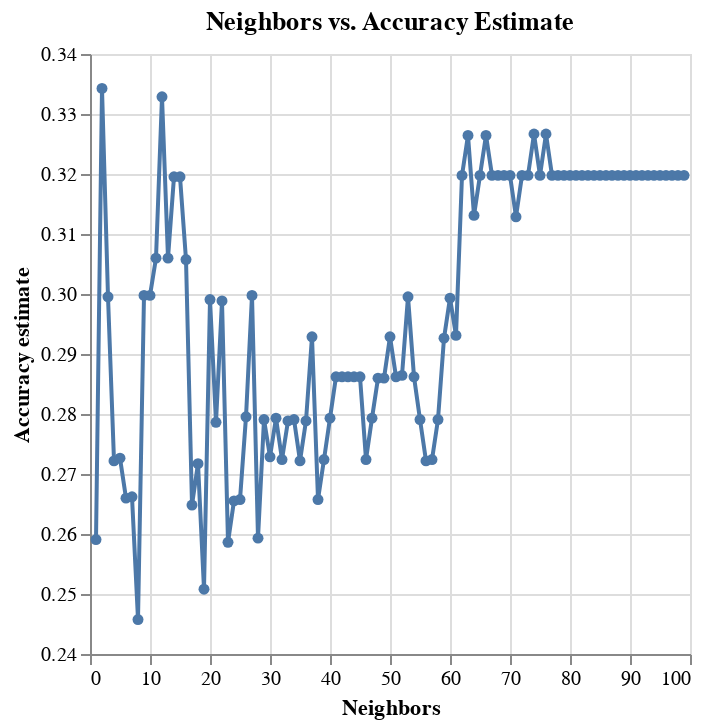

Notebook cell for this chart:
### Markdown cell above
#### Identifying the Best K Value
We created a line plot to visualize the relationship between the number of neighbors (n_neighbors) and the corresponding accuracy estimates (mean_test_score). The accuracy peaks at 2, meaning this is the best performing K value. Using the results from the GridSearchCV, the best-performing K value was confirmed to be K = 2, which yielded the highest accuracy based on cross-validation.

### Code cell
# Create a line plot to visualize the accuracy vs. number of neighbors
accuracy_vs_k3 = alt.Chart(accuracies_grid3).mark_line(point=True).encode(
    x=alt.X("n_neighbors").title("Neighbors"),
    y=alt.Y("mean_test_score")
        .scale(zero=False)
        .title("Accuracy estimate")
).properties(
    title="Neighbors vs. Accuracy Estimate"
)

accuracy_vs_k3

### Figure 1 — Vega specification as saved in the notebook (floating-point values rounded to 4 significant figures)
{"$schema": "https://vega.github.io/schema/vega/v5.json", "data": [{"name": "source_0", "values": [{"mean_test_score": 0.2591, "n_neighbors": 1}, {"mean_test_score": 0.3343, "n_neighbors": 2}, {"mean_test_score": 0.2995, "n_neighbors": 3}, {"mean_test_score": 0.2722, "n_neighbors": 4}, {"mean_test_score": 0.2726, "n_neighbors": 5}, {"mean_test_score": 0.266, "n_neighbors": 6}, {"mean_test_score": 0.2662, "n_neighbors": 7}, {"mean_test_score": 0.2457, "n_neighbors": 8}, {"mean_test_score": 0.2998, "n_neighbors": 9}, {"mean_test_score": 0.2998, "n_neighbors": 10}, {"mean_test_score": 0.306, "n_neighbors": 11}, {"mean_test_score": 0.3329, "n_neighbors": 12}, {"mean_test_score": 0.306, "n_neighbors": 13}, {"mean_test_score": 0.3195, "n_neighbors": 14}, {"mean_test_score": 0.3195, "n_neighbors": 15}, {"mean_test_score": 0.3057, "n_neighbors": 16}, {"mean_test_score": 0.2648, "n_neighbors": 17}, {"mean_test_score": 0.2717, "n_neighbors": 18}, {"mean_test_score": 0.2508, "n_neighbors": 19}, {"mean_test_score": 0.2991, "n_neighbors": 20}, {"mean_test_score": 0.2786, "n_neighbors": 21}, {"mean_test_score": 0.2989, "n_neighbors": 22}, {"mean_test_score": 0.2586, "n_neighbors": 23}, {"mean_test_score": 0.2655, "n_neighbors": 24}, {"mean_test_score": 0.2657, "n_neighbors": 25}, {"mean_test_score": 0.2795, "n_neighbors": 26}, {"mean_test_score": 0.2998, "n_neighbors": 27}, {"mean_test_score": 0.2593, "n_neighbors": 28}, {"mean_test_score": 0.2791, "n_neighbors": 29}, {"mean_test_score": 0.2729, "n_neighbors": 30}, {"mean_test_score": 0.2793, "n_neighbors": 31}, {"mean_test_score": 0.2724, "n_neighbors": 32}, {"mean_test_score": 0.2789, "n_neighbors": 33}, {"mean_test_score": 0.2791, "n_neighbors": 34}, {"mean_test_score": 0.2722, "n_neighbors": 35}, {"mean_test_score": 0.2789, "n_neighbors": 36}, {"mean_test_score": 0.2929, "n_neighbors": 37}, {"mean_test_score": 0.2657, "n_neighbors": 38}, {"mean_test_score": 0.2724, "n_neighbors": 39}, {"mean_test_score": 0.2793, "n_neighbors": 40}, {"mean_test_score": 0.2862, "n_neighbors": 41}, {"mean_test_score": 0.2862, "n_neighbors": 42}, {"mean_test_score": 0.2862, "n_neighbors": 43}, {"mean_test_score": 0.2862, "n_neighbors": 44}, {"mean_test_score": 0.2862, "n_neighbors": 45}, {"mean_test_score": 0.2724, "n_neighbors": 46}, {"mean_test_score": 0.2793, "n_neighbors": 47}, {"mean_test_score": 0.286, "n_neighbors": 48}, {"mean_test_score": 0.286, "n_neighbors": 49}, {"mean_test_score": 0.2929, "n_neighbors": 50}, {"mean_test_score": 0.2862, "n_neighbors": 51}, {"mean_test_score": 0.2864, "n_neighbors": 52}, {"mean_test_score": 0.2995, "n_neighbors": 53}, {"mean_test_score": 0.2862, "n_neighbors": 54}, {"mean_test_score": 0.2791, "n_neighbors": 55}, {"mean_test_score": 0.2722, "n_neighbors": 56}, {"mean_test_score": 0.2724, "n_neighbors": 57}, {"mean_test_score": 0.2791, "n_neighbors": 58}, {"mean_test_score": 0.2926, "n_neighbors": 59}, {"mean_test_score": 0.2993, "n_neighbors": 60}, {"mean_test_score": 0.2931, "n_neighbors": 61}, {"mean_test_score": 0.3198, "n_neighbors": 62}, {"mean_test_score": 0.3264, "n_neighbors": 63}, {"mean_test_score": 0.3131, "n_neighbors": 64}, {"mean_test_score": 0.3198, "n_neighbors": 65}, {"mean_test_score": 0.3264, "n_neighbors": 66}, {"mean_test_score": 0.3198, "n_neighbors": 67}, {"mean_test_score": 0.3198, "n_neighbors": 68}, {"mean_test_score": 0.3198, "n_neighbors": 69}, {"mean_test_score": 0.3198, "n_neighbors": 70}, {"mean_test_score": 0.3129, "n_neighbors": 71}, {"mean_test_score": 0.3198, "n_neighbors": 72}, {"mean_test_score": 0.3198, "n_neighbors": 73}, {"mean_test_score": 0.3267, "n_neighbors": 74}, {"mean_test_score": 0.3198, "n_neighbors": 75}, {"mean_test_score": 0.3267, "n_neighbors": 76}, {"mean_test_score": 0.3198, "n_neighbors": 77}, {"mean_test_score": 0.3198, "n_neighbors": 78}, {"mean_test_score": 0.3198, "n_neighbors": 79}, {"mean_test_score": 0.3198, "n_neighbors": 80}, {"mean_test_score": 0.3198, "n_neighbors": 81}, {"mean_test_score": 0.3198, "n_neighbors": 82}, {"mean_test_score": 0.3198, "n_neighbors": 83}, {"mean_test_score": 0.3198, "n_neighbors": 84}, {"mean_test_score": 0.3198, "n_neighbors": 85}, {"mean_test_score": 0.3198, "n_neighbors": 86}, {"mean_test_score": 0.3198, "n_neighbors": 87}, {"mean_test_score": 0.3198, "n_neighbors": 88}, {"mean_test_score": 0.3198, "n_neighbors": 89}, {"mean_test_score": 0.3198, "n_neighbors": 90}, {"mean_test_score": 0.3198, "n_neighbors": 91}, {"mean_test_score": 0.3198, "n_neighbors": 92}, {"mean_test_score": 0.3198, "n_neighbors": 93}, {"mean_test_score": 0.3198, "n_neighbors": 94}, {"mean_test_score": 0.3198, "n_neighbors": 95}, {"mean_test_score": 0.3198, "n_neighbors": 96}, {"mean_test_score": 0.3198, "n_neighbors": 97}, {"mean_test_score": 0.3198, "n_neighbors": 98}, {"mean_test_score": 0.3198, "n_neighbors": 99}]}, {"name": "data_0", "values": [{"mean_test_score": 0.2591, "n_neighbors": 1}, {"mean_test_score": 0.3343, "n_neighbors": 2}, {"mean_test_score": 0.2995, "n_neighbors": 3}, {"mean_test_score": 0.2722, "n_neighbors": 4}, {"mean_test_score": 0.2726, "n_neighbors": 5}, {"mean_test_score": 0.266, "n_neighbors": 6}, {"mean_test_score": 0.2662, "n_neighbors": 7}, {"mean_test_score": 0.2457, "n_neighbors": 8}, {"mean_test_score": 0.2998, "n_neighbors": 9}, {"mean_test_score": 0.2998, "n_neighbors": 10}, {"mean_test_score": 0.306, "n_neighbors": 11}, {"mean_test_score": 0.3329, "n_neighbors": 12}, {"mean_test_score": 0.306, "n_neighbors": 13}, {"mean_test_score": 0.3195, "n_neighbors": 14}, {"mean_test_score": 0.3195, "n_neighbors": 15}, {"mean_test_score": 0.3057, "n_neighbors": 16}, {"mean_test_score": 0.2648, "n_neighbors": 17}, {"mean_test_score": 0.2717, "n_neighbors": 18}, {"mean_test_score": 0.2508, "n_neighbors": 19}, {"mean_test_score": 0.2991, "n_neighbors": 20}, {"mean_test_score": 0.2786, "n_neighbors": 21}, {"mean_test_score": 0.2989, "n_neighbors": 22}, {"mean_test_score": 0.2586, "n_neighbors": 23}, {"mean_test_score": 0.2655, "n_neighbors": 24}, {"mean_test_score": 0.2657, "n_neighbors": 25}, {"mean_test_score": 0.2795, "n_neighbors": 26}, {"mean_test_score": 0.2998, "n_neighbors": 27}, {"mean_test_score": 0.2593, "n_neighbors": 28}, {"mean_test_score": 0.2791, "n_neighbors": 29}, {"mean_test_score": 0.2729, "n_neighbors": 30}, {"mean_test_score": 0.2793, "n_neighbors": 31}, {"mean_test_score": 0.2724, "n_neighbors": 32}, {"mean_test_score": 0.2789, "n_neighbors": 33}, {"mean_test_score": 0.2791, "n_neighbors": 34}, {"mean_test_score": 0.2722, "n_neighbors": 35}, {"mean_test_score": 0.2789, "n_neighbors": 36}, {"mean_test_score": 0.2929, "n_neighbors": 37}, {"mean_test_score": 0.2657, "n_neighbors": 38}, {"mean_test_score": 0.2724, "n_neighbors": 39}, {"mean_test_score": 0.2793, "n_neighbors": 40}, {"mean_test_score": 0.2862, "n_neighbors": 41}, {"mean_test_score": 0.2862, "n_neighbors": 42}, {"mean_test_score": 0.2862, "n_neighbors": 43}, {"mean_test_score": 0.2862, "n_neighbors": 44}, {"mean_test_score": 0.2862, "n_neighbors": 45}, {"mean_test_score": 0.2724, "n_neighbors": 46}, {"mean_test_score": 0.2793, "n_neighbors": 47}, {"mean_test_score": 0.286, "n_neighbors": 48}, {"mean_test_score": 0.286, "n_neighbors": 49}, {"mean_test_score": 0.2929, "n_neighbors": 50}, {"mean_test_score": 0.2862, "n_neighbors": 51}, {"mean_test_score": 0.2864, "n_neighbors": 52}, {"mean_test_score": 0.2995, "n_neighbors": 53}, {"mean_test_score": 0.2862, "n_neighbors": 54}, {"mean_test_score": 0.2791, "n_neighbors": 55}, {"mean_test_score": 0.2722, "n_neighbors": 56}, {"mean_test_score": 0.2724, "n_neighbors": 57}, {"mean_test_score": 0.2791, "n_neighbors": 58}, {"mean_test_score": 0.2926, "n_neighbors": 59}, {"mean_test_score": 0.2993, "n_neighbors": 60}, {"mean_test_score": 0.2931, "n_neighbors": 61}, {"mean_test_score": 0.3198, "n_neighbors": 62}, {"mean_test_score": 0.3264, "n_neighbors": 63}, {"mean_test_score": 0.3131, "n_neighbors": 64}, {"mean_test_score": 0.3198, "n_neighbors": 65}, {"mean_test_score": 0.3264, "n_neighbors": 66}, {"mean_test_score": 0.3198, "n_neighbors": 67}, {"mean_test_score": 0.3198, "n_neighbors": 68}, {"mean_test_score": 0.3198, "n_neighbors": 69}, {"mean_test_score": 0.3198, "n_neighbors": 70}, {"mean_test_score": 0.3129, "n_neighbors": 71}, {"mean_test_score": 0.3198, "n_neighbors": 72}, {"mean_test_score": 0.3198, "n_neighbors": 73}, {"mean_test_score": 0.3267, "n_neighbors": 74}, {"mean_test_score": 0.3198, "n_neighbors": 75}, {"mean_test_score": 0.3267, "n_neighbors": 76}, {"mean_test_score": 0.3198, "n_neighbors": 77}, {"mean_test_score": 0.3198, "n_neighbors": 78}, {"mean_test_score": 0.3198, "n_neighbors": 79}, {"mean_test_score": 0.3198, "n_neighbors": 80}, {"mean_test_score": 0.3198, "n_neighbors": 81}, {"mean_test_score": 0.3198, "n_neighbors": 82}, {"mean_test_score": 0.3198, "n_neighbors": 83}, {"mean_test_score": 0.3198, "n_neighbors": 84}, {"mean_test_score": 0.3198, "n_neighbors": 85}, {"mean_test_score": 0.3198, "n_neighbors": 86}, {"mean_test_score": 0.3198, "n_neighbors": 87}, {"mean_test_score": 0.3198, "n_neighbors": 88}, {"mean_test_score": 0.3198, "n_neighbors": 89}, {"mean_test_score": 0.3198, "n_neighbors": 90}, {"mean_test_score": 0.3198, "n_neighbors": 91}, {"mean_test_score": 0.3198, "n_neighbors": 92}, {"mean_test_score": 0.3198, "n_neighbors": 93}, {"mean_test_score": 0.3198, "n_neighbors": 94}, {"mean_test_score": 0.3198, "n_neighbors": 95}, {"mean_test_score": 0.3198, "n_neighbors": 96}, {"mean_test_score": 0.3198, "n_neighbors": 97}, {"mean_test_score": 0.3198, "n_neighbors": 98}, {"mean_test_score": 0.3198, "n_neighbors": 99}]}], "marks": [{"type": "line", "name": "layer_0_marks", "from": {"data": "source_0"}, "sort": {"field": "x"}, "encode": {"update": {"x": {"field": "n_neighbors", "scale": "x"}, "y": {"field": "mean_test_score", "scale": "y"}, "defined": {"signal": "isValid(datum[\"n_neighbors\"]) && isFinite(+datum[\"n_neighbors\"]) && isValid(datum[\"mean_test_score\"]) && isFinite(+datum[\"mean_test_score\"])"}, "stroke": {"value": "#4c78a8"}}}, "style": ["line"]}, {"type": "symbol", "name": "layer_1_marks", "from": {"data": "data_0"}, "encode": {"update": {"opacity": {"value": 1}, "fill": {"value": "#4c78a8"}, "x": {"field": "n_neighbors", "scale": "x"}, "y": {"field": "mean_test_score", "scale": "y"}}}, "style": ["point"]}], "scales": [{"name": "x", "type": "linear", "domain": {"fields": [{"data": "source_0", "field": "n_neighbors"}, {"data": "data_0", "field": "n_neighbors"}]}, "range": [0, {"signal": "width"}], "nice": true, "zero": false}, {"name": "y", "type": "linear", "domain": {"fields": [{"data": "source_0", "field": "mean_test_score"}, {"data": "data_0", "field": "mean_test_score"}]}, "range": [{"signal": "height"}, 0], "zero": false, "nice": true}], "axes": [{"scale": "x", "orient": "bottom", "grid": true, "ticks": false, "gridScale": "y", "maxExtent": 0, "aria": false, "zindex": 0, "tickCount": {"signal": "ceil(width/40)"}, "domain": false, "minExtent": 0, "labels": false}, {"scale": "y", "tickCount": {"signal": "ceil(height/40)"}, "minExtent": 0, "labels": false, "domain": false, "grid": true, "maxExtent": 0, "ticks": false, "zindex": 0, "orient": "left", "aria": false, "gridScale": "x"}, {"scale": "x", "title": "Neighbors", "labelOverlap": true, "grid": false, "labelFlush": true, "tickCount": {"signal": "ceil(width/40)"}, "zindex": 0, "orient": "bottom"}, {"scale": "y", "labelOverlap": true, "tickCount": {"signal": "ceil(height/40)"}, "grid": false, "zindex": 0, "orient": "left", "title": "Accuracy estimate"}], "title": {"text": "Neighbors vs. Accuracy Estimate", "frame": "group"}, "background": "white", "width": 300, "style": "cell", "padding": 5, "height": 300}
